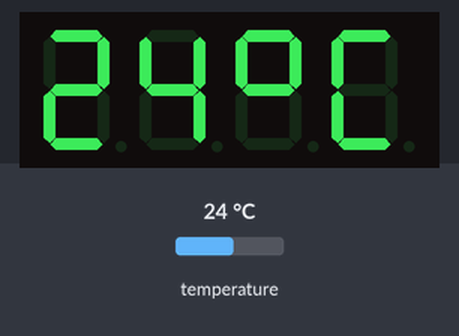
The sketch below on a simulated ATtiny85, built with avr-gcc and run on an emulated ATtiny85. Shown: 4-digit seven-segment display. The inputs (shaded band) are chosen by the test bench; at power-on: temperature 24 °C.

Above: at 1.6 s.
1.7 s: temperature set to 12 °C
At 8.1 s:
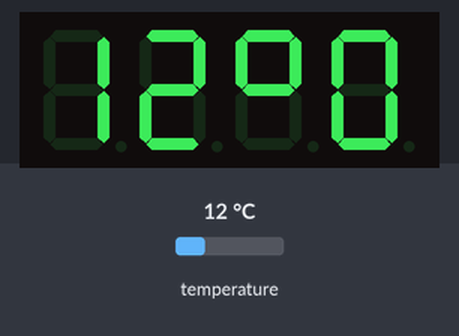
9.2 s: temperature set to 19 °C
At 10.8 s:
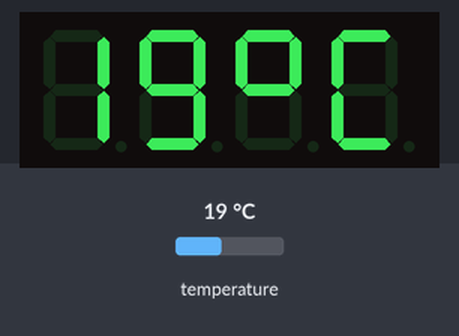
14.1 s: temperature set to 28 °C
At 16.5 s:
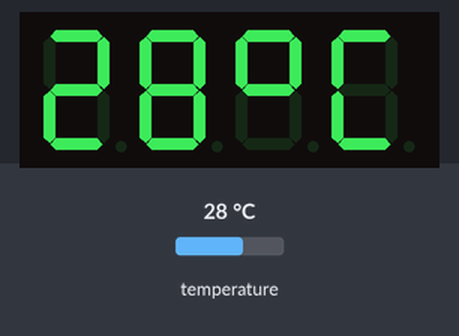
Timing chart, 0 to 18.0 s (numbered marks = the images above; inputs shaded):
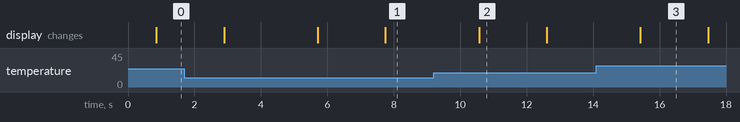

Measured:
- after the input at 1.7 s, the display: first differs from a run without the input after 4.0 s (image 1 shows a later state)
- after the input at 9.2 s, the display: changes after 1.4 s (image 2)
- after the input at 14.1 s, the display: changes after 1.3 s (image 3)
- what the display in image 2 shows lasts 2.0 s, from 10.6 s to 12.6 s

The sketch:

attiny85-ds18b20-7seg.ino
```cpp
#include <OneWire.h>
#include <DallasTemperature.h>
#include <TM1637Display.h>

#define ONE_WIRE_BUS 2
#define CLK 4
#define DIO 3

OneWire oneWire(ONE_WIRE_BUS);
DallasTemperature sensors(&oneWire);
TM1637Display display(CLK, DIO);

int temp;

const uint8_t degree[] = {
  SEG_A | SEG_B | SEG_F | SEG_G  // °
};

const uint8_t celsius[] = {
  SEG_A | SEG_D | SEG_E | SEG_F   // C
};

const uint8_t Err[] = {
  SEG_A | SEG_D | SEG_E | SEG_F | SEG_G,            // E
  SEG_E | SEG_G,                                    // r
  SEG_E | SEG_G                                     // r
};

const uint8_t CAPt[] = {
  SEG_A | SEG_D | SEG_E | SEG_F,                    // C
  SEG_A | SEG_B | SEG_C | SEG_E | SEG_F | SEG_G,    // A
  SEG_A | SEG_B | SEG_E | SEG_F | SEG_G,            // P
  SEG_D | SEG_E | SEG_F | SEG_G                     // t
};

void setup() {
  display.setBrightness(10);// 8 - 15 | min - max
  display.clear();
  sensors.begin();
}

void loop() {
  sensors.requestTemperatures();

  temp = round((sensors.getTempCByIndex(0)*100)/10);

  if (temp < 1250 && temp > -1270) {
    display.showNumberDec(temp / 10, false, 2, 0);
    display.setSegments(degree, 1, 2);
    display.setSegments(celsius, 1, 3);
    delay(2000);

    display.showNumberDec(temp / 10, false, 2, 0);
    display.setSegments(degree, 1, 2);
    display.showNumberDec(temp, false, 1, 3);
    delay(2000);
  }
  else {
    display.setSegments(Err, 3, 0);
    display.setSegments("", 1, 3);
    delay(1000);
    display.setSegments(CAPt, 4, 0);
    delay(1000);
  }
}
```
